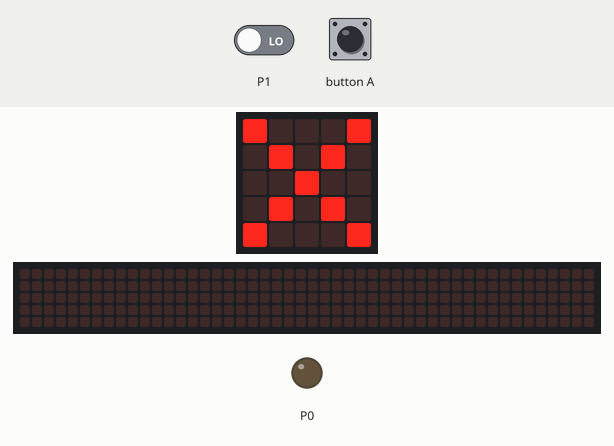
This program was run on a simulated BBC micro:bit running MicroPython. On the bench: the board's 5×5 LED display, a strip that is not on the board, showing the scrolling text unrolled, output pins drawn as LEDs (lit = HIGH). Inputs (shaded band) come from the test bench; at power-on: P1 LOW. The 48×5 strip is a reading aid, not a part: it shows the text the display is scrolling, unrolled, one strip-width of it at a time.

Above: at 1.2 s.
1.3 s: button A pressed for 0.15 s
At 1.37 s:
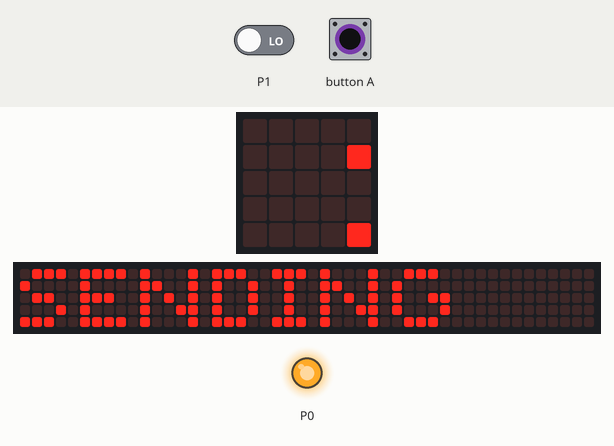
At 1.82 s:
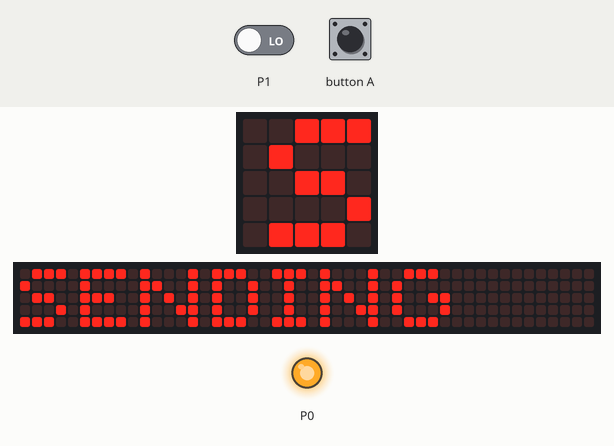
Timing chart, 0 to 8.0 s (numbered marks = the images above; inputs shaded):
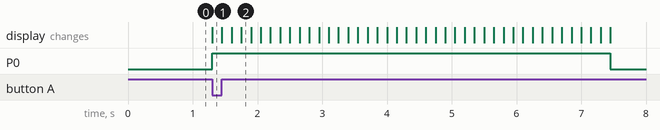

The program:

message.py
```python
# Add your Python code here. E.g.
from microbit import *


while True:
    if button_a.is_pressed():
        pin0.write_digital(1)
        display.scroll('SENDING')
    else:
        pin0.write_digital(0)
    Input = pin1.read_digital()
    if Input == 1:
        display.show(Image.YES)
    else:
        display.show(Image.NO)
```

Measured:
- after the input at 1.3 s, P0: LOW → HIGH at once, → LOW 6.2 s later; the display: changes at once (image 1)
